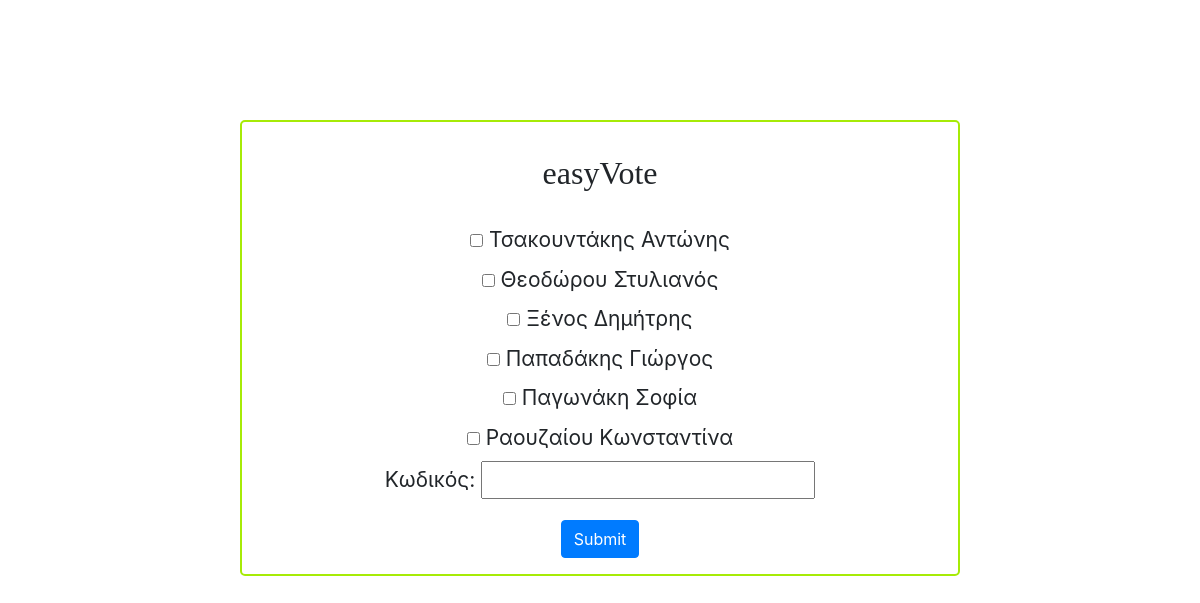
The page / on the database its author committed.
### addVote/models.py (models this page shows)
class Candidate(models.Model):
    name = models.CharField(max_length=64)
    votes = models.IntegerField(default=0)
    def __str__(self):
        return f"{self.name}: {self.votes} votes"

### addVote/views.py (the view)
# urls.py: path("", views.index, name="index"),
def index(request):
    allCodes = Code.objects.all()
    codeNames = []
    for i in allCodes:
        codeNames.append(i.code)
    print(codeNames)
    return render(request, "addVote/newVote.html", {
        "candidates":Candidate.objects.all()
    })

### addVote/templates/addVote/newVote.html (shortened to what this page needs)
{% extends "addVote/layout.html" %}
{% block body %}
<div class="container">
  <h2>easyVote</h2>
  <form action="{% url 'addVote:addNew' %}" method="post">
      {%for cand in candidates%}
      <input type="checkbox" id="{{cand}}" name="candidate" class="candOption" value="{{cand.id}}" onchange="checkMax(event)">
      <label for="{{cand}}">{{cand.name}}</label><br>
      {%endfor%}
      <label for="code">Κωδικός:</label>
      <input type="text" name="code" id="uniqueCode" maxlength="6">
      <input type="submit" id="submitBtn" class="btn btn-primary"/>
  </form>
</div>
{% endblock %}

### addVote/static/addVote/styles.css (style rules this page uses)
.container { width: 60%; margin: auto; margin-top: 10%; border: 2px solid rgb(166, 235, 6); border-radius: 5px; }
.container h2 { font-family: "Lucida Handwriting"; text-align: center; margin: 1em; }
.container form { text-align: center; width: 80%; margin: auto; font-size: 21px; }
#submitBtn { display: block; margin: auto; margin-top: 1em; margin-bottom: 1em; }

### rows shown on the page
Candidate: name "Τσακουντάκης Αντώνης"
Candidate: name "Θεοδώρου Στυλιανός"
Candidate: name "Ξένος Δημήτρης"
Candidate: name "Παπαδάκης Γιώργος"
Candidate: name "Παγωνάκη Σοφία"
Candidate: name "Ραουζαίου Κωνσταντίνα"
